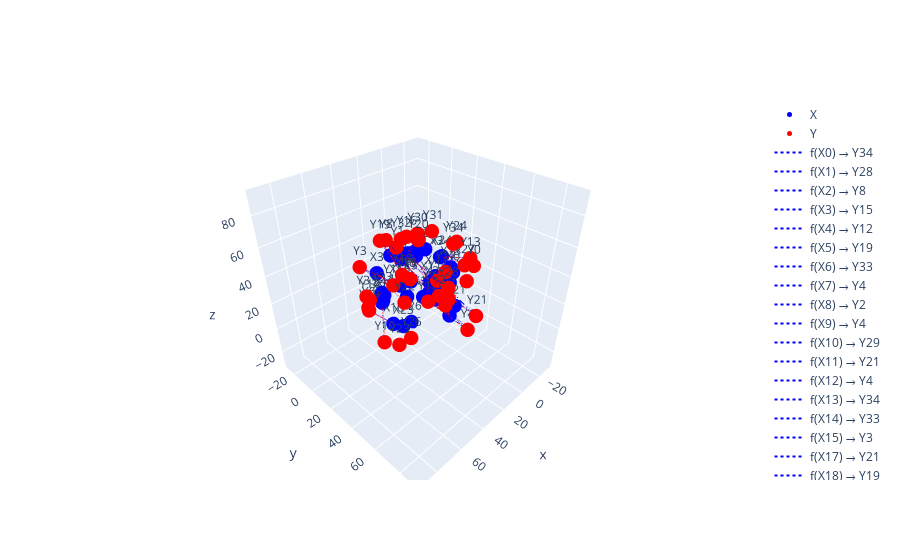

Notebook cell for this chart:
### Code cell
plot_incorrect_mappings(points_X, points_Y, f, g, title="")

### Figure 1 — Plotly figure (JSON) as saved in the notebook; plotly's stock layout.template omitted (floating-point values rounded to 4 significant figures)
{"data": [{"marker": {"color": "blue", "size": 5}, "mode": "markers+text", "name": "X", "text": ["X0", "X1", "X2", "X3", "X4", "X5", "X6", "X7", "X8", "X9", "X10", "X11", "X12", "X13", "X14", "X15", "X16", "X17", "X18", "X19", "X20", "X21", "X22", "X23", "X24", "X25", "X26", "X27", "X28", "X29", "X30", "X31", "X32", "X33", "X34"], "textposition": "top center", "type": "scatter3d", "x": [-15.84, -11.04, 11.66, 17.74, -8.921, 17.58, 29.62, -23.94, -2.227, -21.35, 22.69, -25.51, -17.94, -17.12, 28.77, 22.82, 3.532, -28.45, 18.65, 5.661, 2.402, -8.469, 23.11, 13.7, -19.06, -28.82, 3.496, -29.57, 6.585, 14.61, -1.669, -10.4, -11.58, 28.4, -25.75], "y": [19.64, -26.61, 23.17, -21.23, 24.09, 12.16, -1.968, -0.6308, -24.54, -0.6543, -0.4383, -10.55, -10.08, 16.36, -1.645, 7.405, -3.962, -7.466, 8.469, -19.75, 2.163, 28.5, 14.28, 0.1743, 6.442, 6.563, -1.781, 3.935, 23.79, -20.67, -2.208, -1.47, -23.61, -4.223, -0.9985], "z": [16.24, 8.377, 15.07, 11.61, -15.5, 21.05, 4.338, -18.07, 17.12, -21.06, -19.63, -11.75, -21.83, 18.43, 8.337, 18.01, 29.53, -5.893, 21.92, 21.86, 29.83, -4.018, 12.73, -26.69, 22.25, -5.106, -29.74, 3.178, 17.05, -16.1, 29.87, 28.1, 14.44, 8.692, 15.36]}, {"marker": {"color": "red", "size": 5}, "mode": "markers+text", "name": "Y", "text": ["Y0", "Y1", "Y2", "Y3", "Y4", "Y5", "Y6", "Y7", "Y8", "Y9", "Y10", "Y11", "Y12", "Y13", "Y14", "Y15", "Y16", "Y17", "Y18", "Y19", "Y20", "Y21", "Y22", "Y23", "Y24", "Y25", "Y26", "Y27", "Y28", "Y29", "Y30", "Y31", "Y32", "Y33", "Y34"], "textposition": "top center", "type": "scatter3d", "x": [45.16, 49.96, 72.66, 78.74, 52.08, 78.58, 90.62, 37.06, 58.77, 39.65, 83.69, 35.49, 43.06, 43.88, 89.77, 83.82, 64.53, 32.55, 79.65, 66.66, 63.4, 52.53, 84.11, 74.7, 41.94, 32.18, 64.5, 31.43, 67.59, 75.61, 59.33, 50.6, 49.42, 89.4, 35.25], "y": [80.64, 34.39, 84.17, 39.77, 85.09, 73.16, 59.03, 60.37, 36.46, 60.35, 60.56, 50.45, 50.92, 77.36, 59.35, 68.4, 57.04, 53.53, 69.47, 41.25, 63.16, 89.5, 75.28, 61.17, 67.44, 67.56, 59.22, 64.93, 84.79, 40.33, 58.79, 59.53, 37.39, 56.78, 60.0], "z": [77.24, 69.38, 76.07, 72.61, 45.5, 82.05, 65.34, 42.93, 78.12, 39.94, 41.37, 49.25, 39.17, 79.43, 69.34, 79.01, 90.53, 55.11, 82.92, 82.86, 90.83, 56.98, 73.73, 34.31, 83.25, 55.89, 31.26, 64.18, 78.05, 44.9, 90.87, 89.1, 75.44, 69.69, 76.36]}, {"line": {"color": "blue", "dash": "dot", "width": 2}, "mode": "lines", "name": "f(X0) → Y34", "type": "scatter3d", "x": [-15.84, 35.25], "y": [19.64, 60.0], "z": [16.24, 76.36]}, {"line": {"color": "blue", "dash": "dot", "width": 2}, "mode": "lines", "name": "f(X1) → Y28", "type": "scatter3d", "x": [-11.04, 67.59], "y": [-26.61, 84.79], "z": [8.377, 78.05]}, {"line": {"color": "blue", "dash": "dot", "width": 2}, "mode": "lines", "name": "f(X2) → Y8", "type": "scatter3d", "x": [11.66, 58.77], "y": [23.17, 36.46], "z": [15.07, 78.12]}, {"line": {"color": "blue", "dash": "dot", "width": 2}, "mode": "lines", "name": "f(X3) → Y15", "type": "scatter3d", "x": [17.74, 83.82], "y": [-21.23, 68.4], "z": [11.61, 79.01]}, {"line": {"color": "blue", "dash": "dot", "width": 2}, "mode": "lines", "name": "f(X4) → Y12", "type": "scatter3d", "x": [-8.921, 43.06], "y": [24.09, 50.92], "z": [-15.5, 39.17]}, {"line": {"color": "blue", "dash": "dot", "width": 2}, "mode": "lines", "name": "f(X5) → Y19", "type": "scatter3d", "x": [17.58, 66.66], "y": [12.16, 41.25], "z": [21.05, 82.86]}, {"line": {"color": "blue", "dash": "dot", "width": 2}, "mode": "lines", "name": "f(X6) → Y33", "type": "scatter3d", "x": [29.62, 89.4], "y": [-1.968, 56.78], "z": [4.338, 69.69]}, {"line": {"color": "blue", "dash": "dot", "width": 2}, "mode": "lines", "name": "f(X7) → Y4", "type": "scatter3d", "x": [-23.94, 52.08], "y": [-0.6308, 85.09], "z": [-18.07, 45.5]}, {"line": {"color": "blue", "dash": "dot", "width": 2}, "mode": "lines", "name": "f(X8) → Y2", "type": "scatter3d", "x": [-2.227, 72.66], "y": [-24.54, 84.17], "z": [17.12, 76.07]}, {"line": {"color": "blue", "dash": "dot", "width": 2}, "mode": "lines", "name": "f(X9) → Y4", "type": "scatter3d", "x": [-21.35, 52.08], "y": [-0.6543, 85.09], "z": [-21.06, 45.5]}, {"line": {"color": "blue", "dash": "dot", "width": 2}, "mode": "lines", "name": "f(X10) → Y29", "type": "scatter3d", "x": [22.69, 75.61], "y": [-0.4383, 40.33], "z": [-19.63, 44.9]}, {"line": {"color": "blue", "dash": "dot", "width": 2}, "mode": "lines", "name": "f(X11) → Y21", "type": "scatter3d", "x": [-25.51, 52.53], "y": [-10.55, 89.5], "z": [-11.75, 56.98]}, {"line": {"color": "blue", "dash": "dot", "width": 2}, "mode": "lines", "name": "f(X12) → Y4", "type": "scatter3d", "x": [-17.94, 52.08], "y": [-10.08, 85.09], "z": [-21.83, 45.5]}, {"line": {"color": "blue", "dash": "dot", "width": 2}, "mode": "lines", "name": "f(X13) → Y34", "type": "scatter3d", "x": [-17.12, 35.25], "y": [16.36, 60.0], "z": [18.43, 76.36]}, {"line": {"color": "blue", "dash": "dot", "width": 2}, "mode": "lines", "name": "f(X14) → Y33", "type": "scatter3d", "x": [28.77, 89.4], "y": [-1.645, 56.78], "z": [8.337, 69.69]}, {"line": {"color": "blue", "dash": "dot", "width": 2}, "mode": "lines", "name": "f(X15) → Y3", "type": "scatter3d", "x": [22.82, 78.74], "y": [7.405, 39.77], "z": [18.01, 72.61]}, {"line": {"color": "blue", "dash": "dot", "width": 2}, "mode": "lines", "name": "f(X17) → Y21", "type": "scatter3d", "x": [-28.45, 52.53], "y": [-7.466, 89.5], "z": [-5.893, 56.98]}, {"line": {"color": "blue", "dash": "dot", "width": 2}, "mode": "lines", "name": "f(X18) → Y19", "type": "scatter3d", "x": [18.65, 66.66], "y": [8.469, 41.25], "z": [21.92, 82.86]}, {"line": {"color": "blue", "dash": "dot", "width": 2}, "mode": "lines", "name": "f(X19) → Y5", "type": "scatter3d", "x": [5.661, 78.58], "y": [-19.75, 73.16], "z": [21.86, 82.05]}, {"line": {"color": "blue", "dash": "dot", "width": 2}, "mode": "lines", "name": "f(X20) → Y30", "type": "scatter3d", "x": [2.402, 59.33], "y": [2.163, 58.79], "z": [29.83, 90.87]}, {"line": {"color": "blue", "dash": "dot", "width": 2}, "mode": "lines", "name": "f(X21) → Y11", "type": "scatter3d", "x": [-8.469, 35.49], "y": [28.5, 50.45], "z": [-4.018, 49.25]}, {"line": {"color": "blue", "dash": "dot", "width": 2}, "mode": "lines", "name": "f(X22) → Y3", "type": "scatter3d", "x": [23.11, 78.74], "y": [14.28, 39.77], "z": [12.73, 72.61]}, {"line": {"color": "blue", "dash": "dot", "width": 2}, "mode": "lines", "name": "f(X28) → Y32", "type": "scatter3d", "x": [6.585, 49.42], "y": [23.79, 37.39], "z": [17.05, 75.44]}, {"line": {"color": "blue", "dash": "dot", "width": 2}, "mode": "lines", "name": "f(X29) → Y10", "type": "scatter3d", "x": [14.61, 83.69], "y": [-20.67, 60.56], "z": [-16.1, 41.37]}, {"line": {"color": "blue", "dash": "dot", "width": 2}, "mode": "lines", "name": "f(X32) → Y28", "type": "scatter3d", "x": [-11.58, 67.59], "y": [-23.61, 84.79], "z": [14.44, 78.05]}, {"line": {"color": "blue", "dash": "dot", "width": 2}, "mode": "lines", "name": "f(X34) → Y13", "type": "scatter3d", "x": [-25.75, 43.88], "y": [-0.9985, 77.36], "z": [15.36, 79.43]}, {"line": {"color": "red", "dash": "dot", "width": 2}, "mode": "lines", "name": "g(Y0) → X34", "type": "scatter3d", "x": [45.16, -25.75], "y": [80.64, -0.9985], "z": [77.24, 15.36]}, {"line": {"color": "red", "dash": "dot", "width": 2}, "mode": "lines", "name": "g(Y1) → X28", "type": "scatter3d", "x": [49.96, 6.585], "y": [34.39, 23.79], "z": [69.38, 17.05]}, {"line": {"color": "red", "dash": "dot", "width": 2}, "mode": "lines", "name": "g(Y2) → X8", "type": "scatter3d", "x": [72.66, -2.227], "y": [84.17, -24.54], "z": [76.07, 17.12]}, {"line": {"color": "red", "dash": "dot", "width": 2}, "mode": "lines", "name": "g(Y3) → X15", "type": "scatter3d", "x": [78.74, 22.82], "y": [39.77, 7.405], "z": [72.61, 18.01]}, {"line": {"color": "red", "dash": "dot", "width": 2}, "mode": "lines", "name": "g(Y4) → X12", "type": "scatter3d", "x": [52.08, -17.94], "y": [85.09, -10.08], "z": [45.5, -21.83]}, {"line": {"color": "red", "dash": "dot", "width": 2}, "mode": "lines", "name": "g(Y5) → X19", "type": "scatter3d", "x": [78.58, 5.661], "y": [73.16, -19.75], "z": [82.05, 21.86]}, {"line": {"color": "red", "dash": "dot", "width": 2}, "mode": "lines", "name": "g(Y6) → X33", "type": "scatter3d", "x": [90.62, 28.4], "y": [59.03, -4.223], "z": [65.34, 8.692]}, {"line": {"color": "red", "dash": "dot", "width": 2}, "mode": "lines", "name": "g(Y7) → X4", "type": "scatter3d", "x": [37.06, -8.921], "y": [60.37, 24.09], "z": [42.93, -15.5]}, {"line": {"color": "red", "dash": "dot", "width": 2}, "mode": "lines", "name": "g(Y8) → X2", "type": "scatter3d", "x": [58.77, 11.66], "y": [36.46, 23.17], "z": [78.12, 15.07]}, {"line": {"color": "red", "dash": "dot", "width": 2}, "mode": "lines", "name": "g(Y9) → X4", "type": "scatter3d", "x": [39.65, -8.921], "y": [60.35, 24.09], "z": [39.94, -15.5]}, {"line": {"color": "red", "dash": "dot", "width": 2}, "mode": "lines", "name": "g(Y10) → X29", "type": "scatter3d", "x": [83.69, 14.61], "y": [60.56, -20.67], "z": [41.37, -16.1]}, {"line": {"color": "red", "dash": "dot", "width": 2}, "mode": "lines", "name": "g(Y11) → X21", "type": "scatter3d", "x": [35.49, -8.469], "y": [50.45, 28.5], "z": [49.25, -4.018]}, {"line": {"color": "red", "dash": "dot", "width": 2}, "mode": "lines", "name": "g(Y12) → X4", "type": "scatter3d", "x": [43.06, -8.921], "y": [50.92, 24.09], "z": [39.17, -15.5]}, {"line": {"color": "red", "dash": "dot", "width": 2}, "mode": "lines", "name": "g(Y13) → X34", "type": "scatter3d", "x": [43.88, -25.75], "y": [77.36, -0.9985], "z": [79.43, 15.36]}, {"line": {"color": "red", "dash": "dot", "width": 2}, "mode": "lines", "name": "g(Y14) → X33", "type": "scatter3d", "x": [89.77, 28.4], "y": [59.35, -4.223], "z": [69.34, 8.692]}, {"line": {"color": "red", "dash": "dot", "width": 2}, "mode": "lines", "name": "g(Y15) → X3", "type": "scatter3d", "x": [83.82, 17.74], "y": [68.4, -21.23], "z": [79.01, 11.61]}, {"line": {"color": "red", "dash": "dot", "width": 2}, "mode": "lines", "name": "g(Y17) → X21", "type": "scatter3d", "x": [32.55, -8.469], "y": [53.53, 28.5], "z": [55.11, -4.018]}, {"line": {"color": "red", "dash": "dot", "width": 2}, "mode": "lines", "name": "g(Y18) → X19", "type": "scatter3d", "x": [79.65, 5.661], "y": [69.47, -19.75], "z": [82.92, 21.86]}, {"line": {"color": "red", "dash": "dot", "width": 2}, "mode": "lines", "name": "g(Y19) → X5", "type": "scatter3d", "x": [66.66, 17.58], "y": [41.25, 12.16], "z": [82.86, 21.05]}, {"line": {"color": "red", "dash": "dot", "width": 2}, "mode": "lines", "name": "g(Y20) → X16", "type": "scatter3d", "x": [63.4, 3.532], "y": [63.16, -3.962], "z": [90.83, 29.53]}, {"line": {"color": "red", "dash": "dot", "width": 2}, "mode": "lines", "name": "g(Y21) → X11", "type": "scatter3d", "x": [52.53, -25.51], "y": [89.5, -10.55], "z": [56.98, -11.75]}, {"line": {"color": "red", "dash": "dot", "width": 2}, "mode": "lines", "name": "g(Y22) → X3", "type": "scatter3d", "x": [84.11, 17.74], "y": [75.28, -21.23], "z": [73.73, 11.61]}, {"line": {"color": "red", "dash": "dot", "width": 2}, "mode": "lines", "name": "g(Y28) → X32", "type": "scatter3d", "x": [67.59, -11.58], "y": [84.79, -23.61], "z": [78.05, 14.44]}, {"line": {"color": "red", "dash": "dot", "width": 2}, "mode": "lines", "name": "g(Y29) → X10", "type": "scatter3d", "x": [75.61, 22.69], "y": [40.33, -0.4383], "z": [44.9, -19.63]}, {"line": {"color": "red", "dash": "dot", "width": 2}, "mode": "lines", "name": "g(Y32) → X28", "type": "scatter3d", "x": [49.42, 6.585], "y": [37.39, 23.79], "z": [75.44, 17.05]}, {"line": {"color": "red", "dash": "dot", "width": 2}, "mode": "lines", "name": "g(Y34) → X13", "type": "scatter3d", "x": [35.25, -17.12], "y": [60.0, 16.36], "z": [76.36, 18.43]}], "layout": {"scene": {"aspectmode": "cube"}, "showlegend": true, "title": {"text": ""}}}
